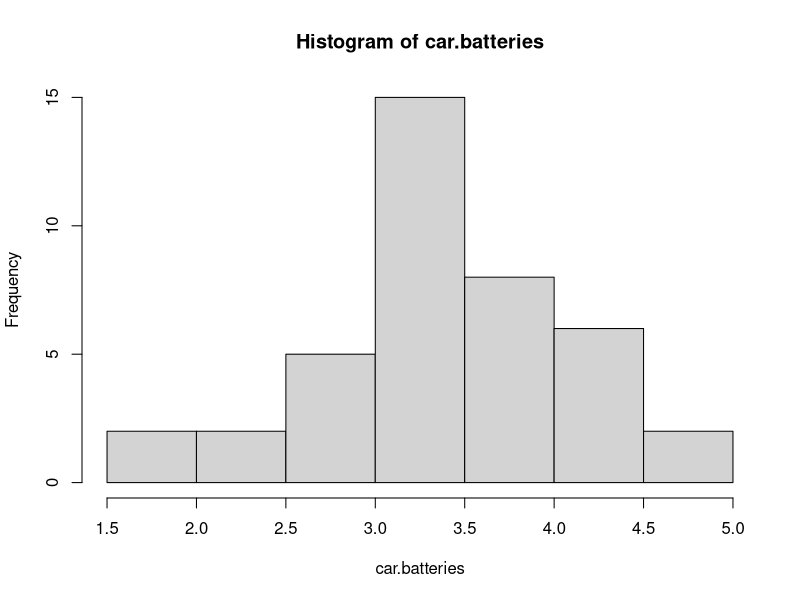
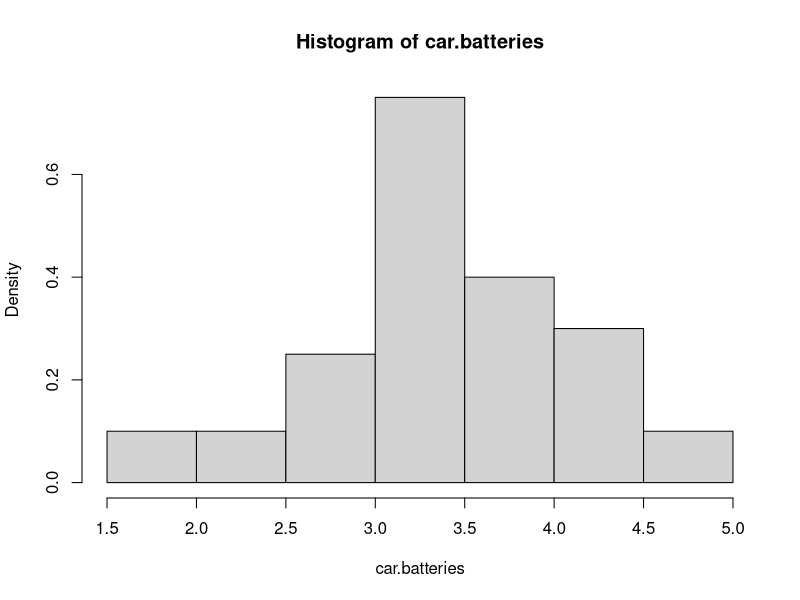
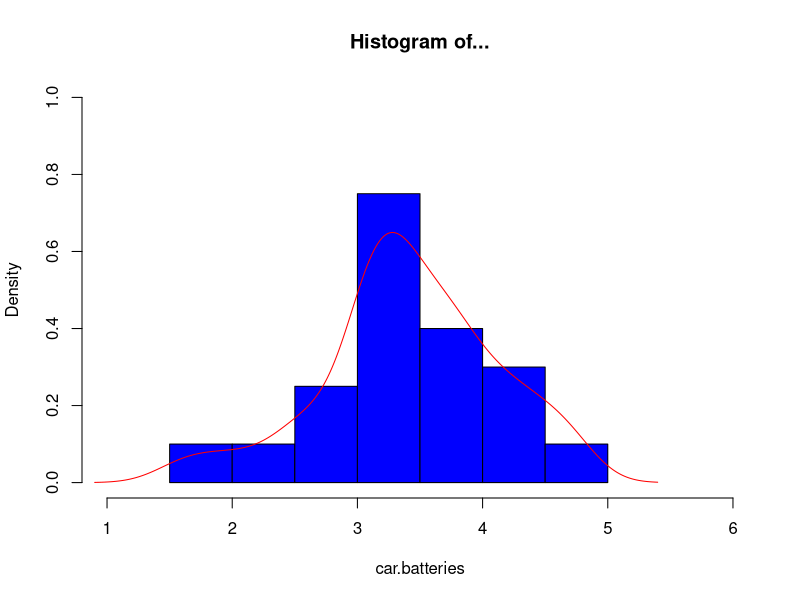
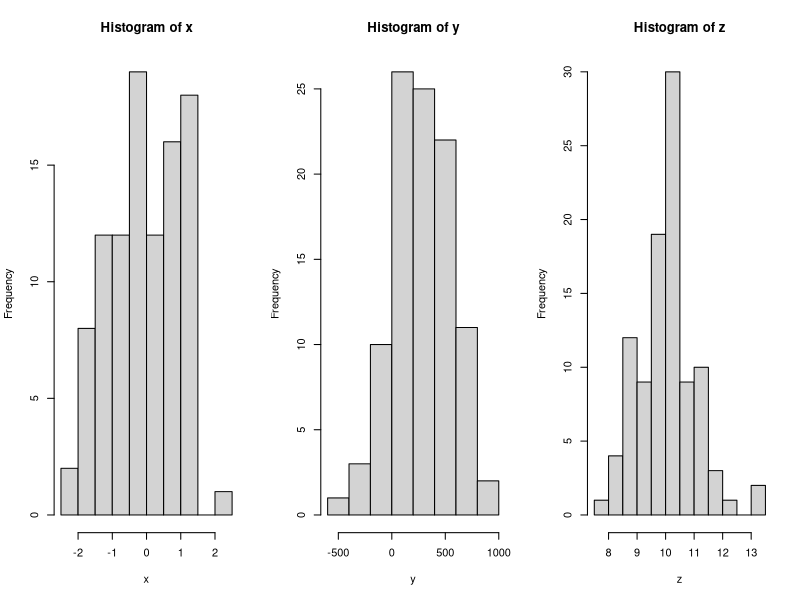
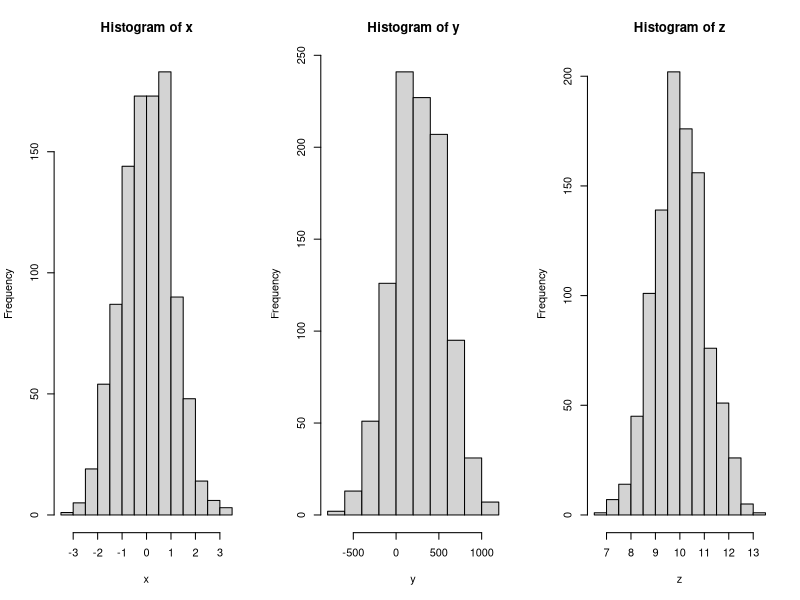
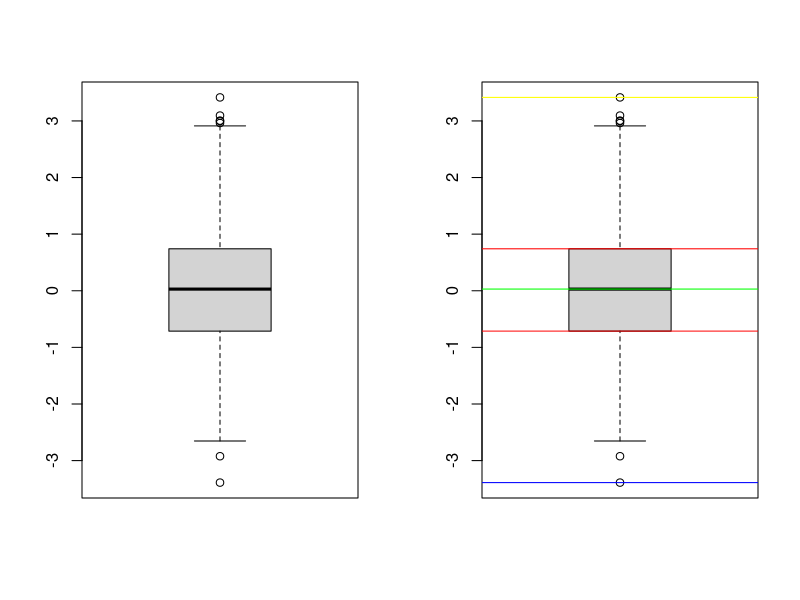

Reproduce these figures in R, in order.
## ---- chunk 1
knitr::opts_chunk$set(
  echo = TRUE,comment = ''
  )
## ---- chunk 2
library(ggplot2)
## ---- chunk 3
car.batteries<-c(
  2.2,4.1,3.5, 4.5, 3.2, 3.7, 3.0, 2.6, 3.4, 1.6, 3.1, 3.3, 3.8, 3.1, 4.7, 3.7, 2.5, 
  4.3, 3.4, 3.6, 2.9, 3.3, 3.9, 3.1, 3.3, 3.1, 3.7, 4.4, 3.2, 4.1, 1.9, 3.4, 4.7, 
  3.8, 3.2, 2.6, 3.9, 3.0, 4.2, 3.5
)
## ---- chunk 4
hist(car.batteries)
hist(car.batteries,freq=FALSE)
hist(car.batteries,freq=FALSE,ylim = c(0,1),xlim=c(1,6),main = paste("Histogram of..."),col="blue")
lines(density(car.batteries),col="red") # estimated distribution 
## ---- chunk 5
# set sample size so the code below can be re-run by just changing this quantity: 
sample.size = 100
## ---- chunk 6
par(mfrow = c(1,3)) # aligns figures in a grid! in this case, a 1x3 grid. 
# sample the data: 
x <- rnorm(n=sample.size)
y <- rnorm(n=sample.size,mean=250,sd=300)
z <- rnorm(n=sample.size,mean=10,sd=1)
# plot the histograms: 
hist(x)
hist(y)
hist(z)
## ---- chunk 7
summary(x)
summary(y)
summary(z)
## ---- chunk 8
sample.size = 1000
par(mfrow = c(1, 3))
x <- rnorm(n=sample.size)
hist(x)
y <- rnorm(n=sample.size,mean=250,sd=300)
hist(y)
z <- rnorm(n=sample.size,mean=10,sd=1)
hist(z)
## ---- chunk 9
my.data<-x
fivenum(my.data)
par(mfrow = c(1, 2))
boxplot(my.data)
boxplot(my.data)
abline(h = min(my.data), col = "Blue")
abline(h = max(my.data), col = "Yellow")
abline(h = median(my.data), col = "Green")
abline(h = quantile(my.data, c(0.25, 0.75)), col = "Red")
